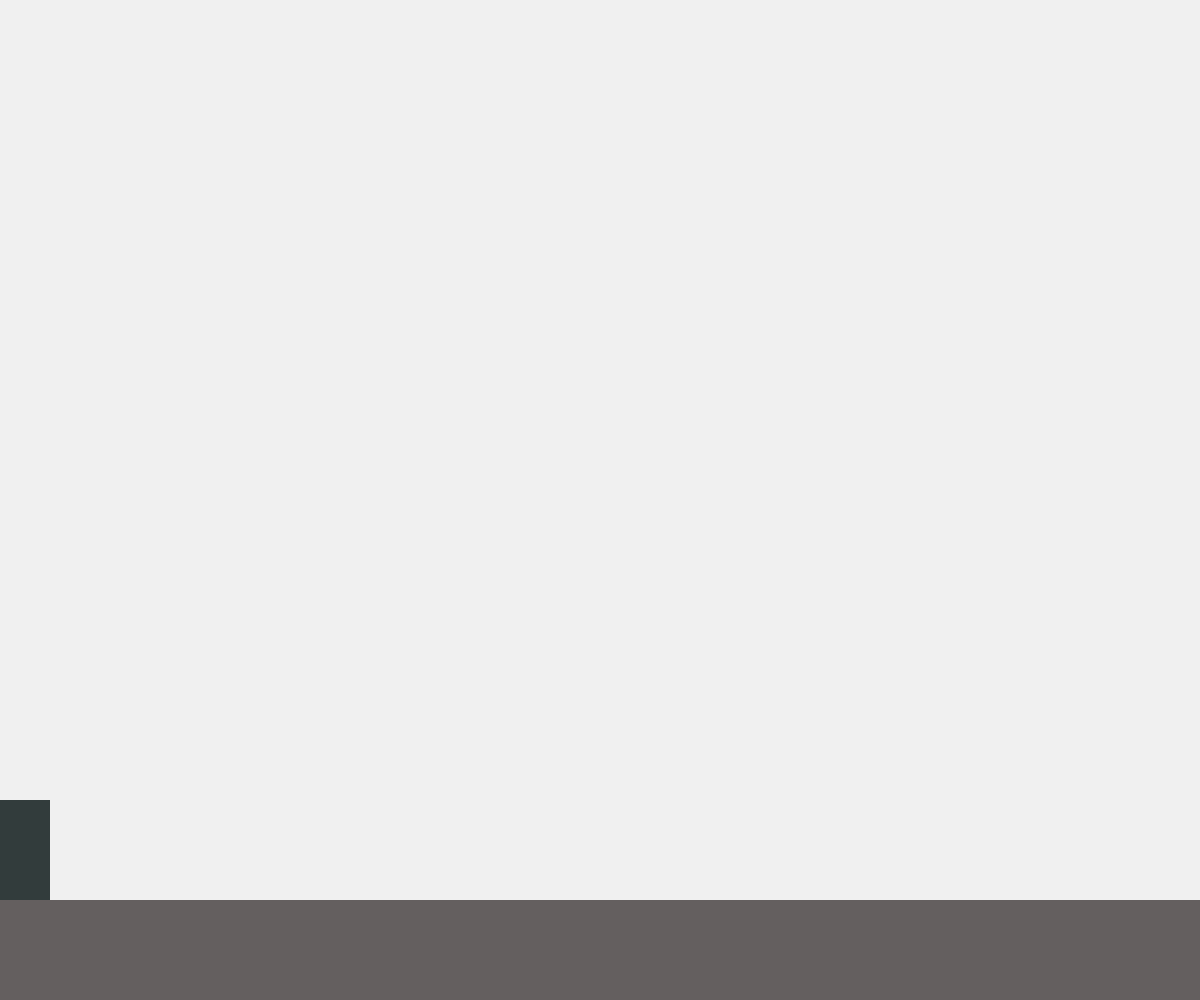
Frame 1 (no input)
Frame 60 (no input): identical to frame 1, image omitted
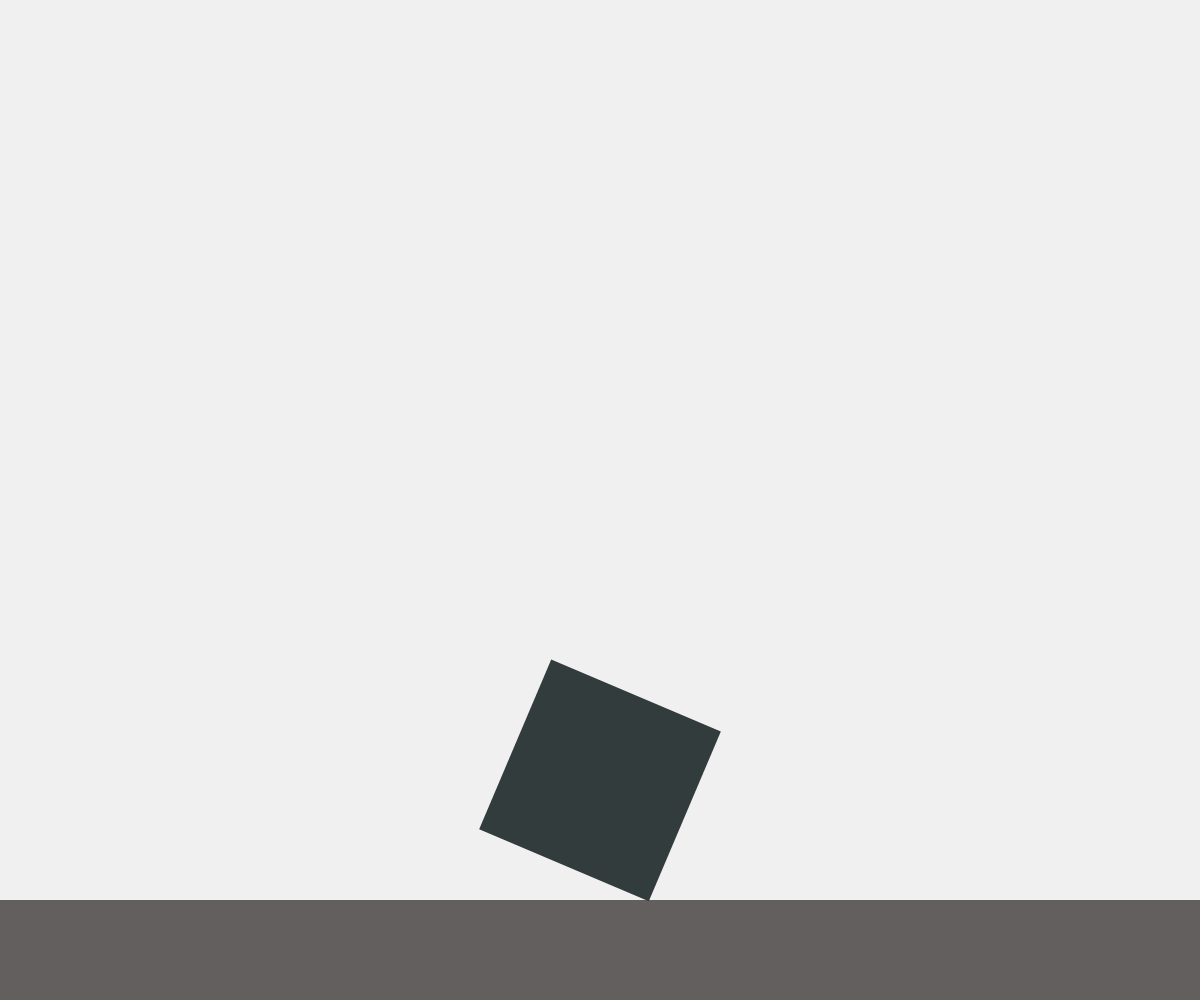
Frame 120 (the mouse pressed at the canvas centre since frame 60)

The p5.js sketch that drew these frames (run headless with seeded random() and noise() and a simulated clock; from frame 60 on, the mouse is pressed at the canvas centre):

// p5.js sketch
// ── sketch.js
let b;
let baseline;
let a;
let d;
let side;

function setup() {
  createCanvas(windowWidth,windowHeight);
  side = 100;
  baseline = 100;
}


function mousePressed(){
  side = random(20,250);
}

function draw() {
  background(240);
  fill(100,95,95);
  rectMode(CORNERS);
  noStroke();
  rect(0,windowHeight-baseline, windowWidth, windowHeight)
  b = new Box(mouseX, side, windowHeight-baseline-side/2);
  b.show();
}

class Box{
  constructor(x,h, axis){
    this.h = h;
    this.x = x;
    this.axis = axis;
  }
   show() {
     d = sqrt(Math.pow(this.h,2) + Math.pow(this.h,2));
     this.y = this.axis - abs(sin(this.x/this.h*PI))*(d-this.h)/2;;
     push();
      translate(this.x, this.y);
      rotate(this.x/this.h*HALF_PI);
          fill(50,60,60);
          noStroke();
          rectMode(CENTER);
          rect(0, 0, this.h, this.h);

     pop();
  }
}

function windowResized() {
  resizeCanvas(windowWidth, windowHeight);
}
